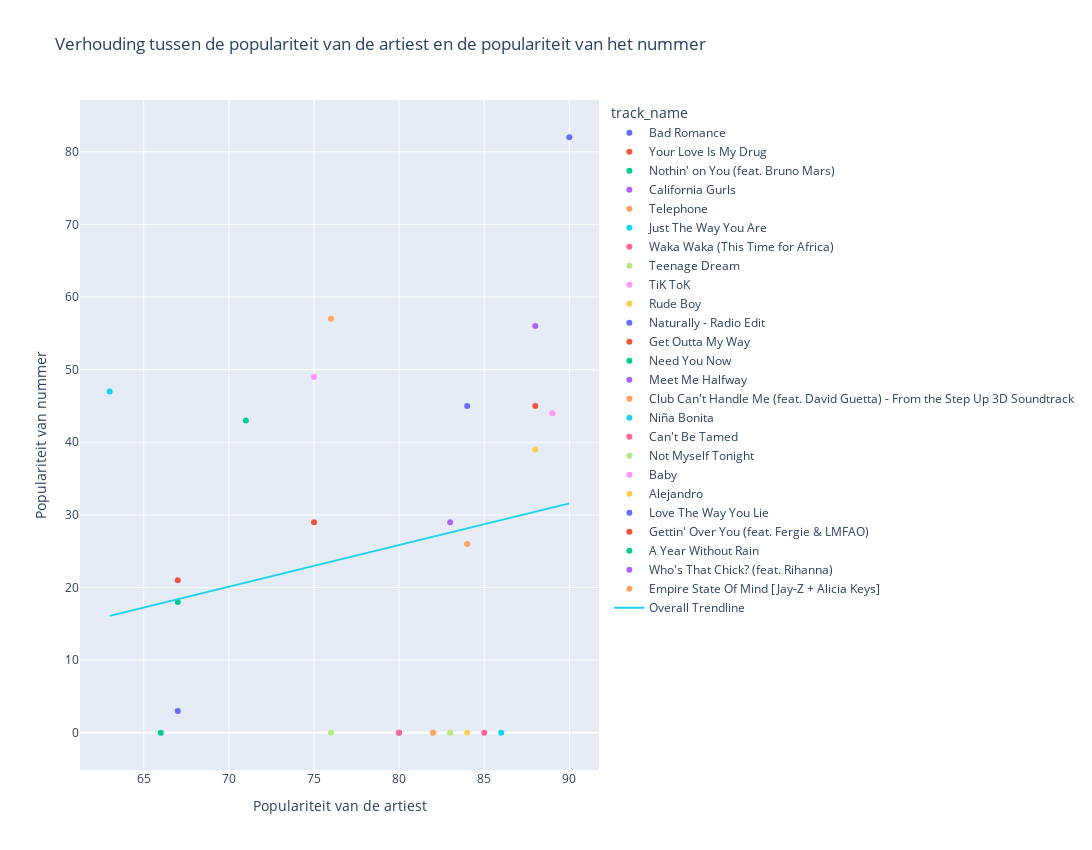

The notebook cell this image was saved under:
### Code cell
#Hier geven we de populariteit per track weer in verhouding met de populariteit van de artiesten.
#In de plot is te zien dat het niet zo uitmaakt hoe populair de artiest is om een hit te scoren.
#Uitzondering (Love The Way You Lie) 
fig = px.scatter(df2, x="artist_pop",
                 y="track_pop",
                 trendline="ols",
                 color="track_name",
                 trendline_scope="overall",
                 labels={'track_pop':'Populariteit van nummer', 'artist_pop':'Populariteit van de artiest'},
                 title="Verhouding tussen de populariteit van de artiest en de populariteit van het nummer",
                 width=1200,
                 height=850,
                )

### Figure 1 — Plotly figure (JSON) as saved in the notebook; plotly's stock layout.template omitted (floating-point values rounded to 4 significant figures)
{"data": [{"hovertemplate": "track_name=Bad Romance<br>Populariteit van de artiest=%{x}<br>Populariteit van nummer=%{y}<extra></extra>", "legendgroup": "Bad Romance", "marker": {"color": "#636efa", "symbol": "circle"}, "mode": "markers", "name": "Bad Romance", "orientation": "v", "showlegend": true, "type": "scatter", "x": [84], "xaxis": "x", "y": [45], "yaxis": "y"}, {"hovertemplate": "track_name=Your Love Is My Drug<br>Populariteit van de artiest=%{x}<br>Populariteit van nummer=%{y}<extra></extra>", "legendgroup": "Your Love Is My Drug", "marker": {"color": "#EF553B", "symbol": "circle"}, "mode": "markers", "name": "Your Love Is My Drug", "orientation": "v", "showlegend": true, "type": "scatter", "x": [75], "xaxis": "x", "y": [29], "yaxis": "y"}, {"hovertemplate": "track_name=Nothin' on You (feat. Bruno Mars)<br>Populariteit van de artiest=%{x}<br>Populariteit van nummer=%{y}<extra></extra>", "legendgroup": "Nothin' on You (feat. Bruno Mars)", "marker": {"color": "#00cc96", "symbol": "circle"}, "mode": "markers", "name": "Nothin' on You (feat. Bruno Mars)", "orientation": "v", "showlegend": true, "type": "scatter", "x": [71], "xaxis": "x", "y": [43], "yaxis": "y"}, {"hovertemplate": "track_name=California Gurls<br>Populariteit van de artiest=%{x}<br>Populariteit van nummer=%{y}<extra></extra>", "legendgroup": "California Gurls", "marker": {"color": "#ab63fa", "symbol": "circle"}, "mode": "markers", "name": "California Gurls", "orientation": "v", "showlegend": true, "type": "scatter", "x": [83], "xaxis": "x", "y": [29], "yaxis": "y"}, {"hovertemplate": "track_name=Telephone<br>Populariteit van de artiest=%{x}<br>Populariteit van nummer=%{y}<extra></extra>", "legendgroup": "Telephone", "marker": {"color": "#FFA15A", "symbol": "circle"}, "mode": "markers", "name": "Telephone", "orientation": "v", "showlegend": true, "type": "scatter", "x": [84], "xaxis": "x", "y": [26], "yaxis": "y"}, {"hovertemplate": "track_name=Just The Way You Are<br>Populariteit van de artiest=%{x}<br>Populariteit van nummer=%{y}<extra></extra>", "legendgroup": "Just The Way You Are", "marker": {"color": "#19d3f3", "symbol": "circle"}, "mode": "markers", "name": "Just The Way You Are", "orientation": "v", "showlegend": true, "type": "scatter", "x": [86], "xaxis": "x", "y": [0], "yaxis": "y"}, {"hovertemplate": "track_name=Waka Waka (This Time for Africa)<br>Populariteit van de artiest=%{x}<br>Populariteit van nummer=%{y}<extra></extra>", "legendgroup": "Waka Waka (This Time for Africa)", "marker": {"color": "#FF6692", "symbol": "circle"}, "mode": "markers", "name": "Waka Waka (This Time for Africa)", "orientation": "v", "showlegend": true, "type": "scatter", "x": [85], "xaxis": "x", "y": [0], "yaxis": "y"}, {"hovertemplate": "track_name=Teenage Dream<br>Populariteit van de artiest=%{x}<br>Populariteit van nummer=%{y}<extra></extra>", "legendgroup": "Teenage Dream", "marker": {"color": "#B6E880", "symbol": "circle"}, "mode": "markers", "name": "Teenage Dream", "orientation": "v", "showlegend": true, "type": "scatter", "x": [83], "xaxis": "x", "y": [0], "yaxis": "y"}, {"hovertemplate": "track_name=TiK ToK<br>Populariteit van de artiest=%{x}<br>Populariteit van nummer=%{y}<extra></extra>", "legendgroup": "TiK ToK", "marker": {"color": "#FF97FF", "symbol": "circle"}, "mode": "markers", "name": "TiK ToK", "orientation": "v", "showlegend": true, "type": "scatter", "x": [75], "xaxis": "x", "y": [49], "yaxis": "y"}, {"hovertemplate": "track_name=Rude Boy<br>Populariteit van de artiest=%{x}<br>Populariteit van nummer=%{y}<extra></extra>", "legendgroup": "Rude Boy", "marker": {"color": "#FECB52", "symbol": "circle"}, "mode": "markers", "name": "Rude Boy", "orientation": "v", "showlegend": true, "type": "scatter", "x": [88], "xaxis": "x", "y": [39], "yaxis": "y"}, {"hovertemplate": "track_name=Naturally - Radio Edit<br>Populariteit van de artiest=%{x}<br>Populariteit van nummer=%{y}<extra></extra>", "legendgroup": "Naturally - Radio Edit", "marker": {"color": "#636efa", "symbol": "circle"}, "mode": "markers", "name": "Naturally - Radio Edit", "orientation": "v", "showlegend": true, "type": "scatter", "x": [67], "xaxis": "x", "y": [3], "yaxis": "y"}, {"hovertemplate": "track_name=Get Outta My Way<br>Populariteit van de artiest=%{x}<br>Populariteit van nummer=%{y}<extra></extra>", "legendgroup": "Get Outta My Way", "marker": {"color": "#EF553B", "symbol": "circle"}, "mode": "markers", "name": "Get Outta My Way", "orientation": "v", "showlegend": true, "type": "scatter", "x": [67], "xaxis": "x", "y": [21], "yaxis": "y"}, {"hovertemplate": "track_name=Need You Now<br>Populariteit van de artiest=%{x}<br>Populariteit van nummer=%{y}<extra></extra>", "legendgroup": "Need You Now", "marker": {"color": "#00cc96", "symbol": "circle"}, "mode": "markers", "name": "Need You Now", "orientation": "v", "showlegend": true, "type": "scatter", "x": [66], "xaxis": "x", "y": [0], "yaxis": "y"}, {"hovertemplate": "track_name=Meet Me Halfway<br>Populariteit van de artiest=%{x}<br>Populariteit van nummer=%{y}<extra></extra>", "legendgroup": "Meet Me Halfway", "marker": {"color": "#ab63fa", "symbol": "circle"}, "mode": "markers", "name": "Meet Me Halfway", "orientation": "v", "showlegend": true, "type": "scatter", "x": [80], "xaxis": "x", "y": [0], "yaxis": "y"}, {"hovertemplate": "track_name=Club Can't Handle Me (feat. David Guetta) - From the Step Up 3D Soundtrack<br>Populariteit van de artiest=%{x}<br>Populariteit van nummer=%{y}<extra></extra>", "legendgroup": "Club Can't Handle Me (feat. David Guetta) - From the Step Up 3D Soundtrack", "marker": {"color": "#FFA15A", "symbol": "circle"}, "mode": "markers", "name": "Club Can't Handle Me (feat. David Guetta) - From the Step Up 3D Soundtrack", "orientation": "v", "showlegend": true, "type": "scatter", "x": [76], "xaxis": "x", "y": [57], "yaxis": "y"}, {"hovertemplate": "track_name=Niña Bonita<br>Populariteit van de artiest=%{x}<br>Populariteit van nummer=%{y}<extra></extra>", "legendgroup": "Niña Bonita", "marker": {"color": "#19d3f3", "symbol": "circle"}, "mode": "markers", "name": "Niña Bonita", "orientation": "v", "showlegend": true, "type": "scatter", "x": [63], "xaxis": "x", "y": [47], "yaxis": "y"}, {"hovertemplate": "track_name=Can't Be Tamed<br>Populariteit van de artiest=%{x}<br>Populariteit van nummer=%{y}<extra></extra>", "legendgroup": "Can't Be Tamed", "marker": {"color": "#FF6692", "symbol": "circle"}, "mode": "markers", "name": "Can't Be Tamed", "orientation": "v", "showlegend": true, "type": "scatter", "x": [80], "xaxis": "x", "y": [0], "yaxis": "y"}, {"hovertemplate": "track_name=Not Myself Tonight<br>Populariteit van de artiest=%{x}<br>Populariteit van nummer=%{y}<extra></extra>", "legendgroup": "Not Myself Tonight", "marker": {"color": "#B6E880", "symbol": "circle"}, "mode": "markers", "name": "Not Myself Tonight", "orientation": "v", "showlegend": true, "type": "scatter", "x": [76], "xaxis": "x", "y": [0], "yaxis": "y"}, {"hovertemplate": "track_name=Baby<br>Populariteit van de artiest=%{x}<br>Populariteit van nummer=%{y}<extra></extra>", "legendgroup": "Baby", "marker": {"color": "#FF97FF", "symbol": "circle"}, "mode": "markers", "name": "Baby", "orientation": "v", "showlegend": true, "type": "scatter", "x": [89], "xaxis": "x", "y": [44], "yaxis": "y"}, {"hovertemplate": "track_name=Alejandro<br>Populariteit van de artiest=%{x}<br>Populariteit van nummer=%{y}<extra></extra>", "legendgroup": "Alejandro", "marker": {"color": "#FECB52", "symbol": "circle"}, "mode": "markers", "name": "Alejandro", "orientation": "v", "showlegend": true, "type": "scatter", "x": [84], "xaxis": "x", "y": [0], "yaxis": "y"}, {"hovertemplate": "track_name=Love The Way You Lie<br>Populariteit van de artiest=%{x}<br>Populariteit van nummer=%{y}<extra></extra>", "legendgroup": "Love The Way You Lie", "marker": {"color": "#636efa", "symbol": "circle"}, "mode": "markers", "name": "Love The Way You Lie", "orientation": "v", "showlegend": true, "type": "scatter", "x": [90], "xaxis": "x", "y": [82], "yaxis": "y"}, {"hovertemplate": "track_name=Gettin' Over You (feat. Fergie & LMFAO)<br>Populariteit van de artiest=%{x}<br>Populariteit van nummer=%{y}<extra></extra>", "legendgroup": "Gettin' Over You (feat. Fergie & LMFAO)", "marker": {"color": "#EF553B", "symbol": "circle"}, "mode": "markers", "name": "Gettin' Over You (feat. Fergie & LMFAO)", "orientation": "v", "showlegend": true, "type": "scatter", "x": [88], "xaxis": "x", "y": [45], "yaxis": "y"}, {"hovertemplate": "track_name=A Year Without Rain<br>Populariteit van de artiest=%{x}<br>Populariteit van nummer=%{y}<extra></extra>", "legendgroup": "A Year Without Rain", "marker": {"color": "#00cc96", "symbol": "circle"}, "mode": "markers", "name": "A Year Without Rain", "orientation": "v", "showlegend": true, "type": "scatter", "x": [67], "xaxis": "x", "y": [18], "yaxis": "y"}, {"hovertemplate": "track_name=Who's That Chick? (feat. Rihanna)<br>Populariteit van de artiest=%{x}<br>Populariteit van nummer=%{y}<extra></extra>", "legendgroup": "Who's That Chick? (feat. Rihanna)", "marker": {"color": "#ab63fa", "symbol": "circle"}, "mode": "markers", "name": "Who's That Chick? (feat. Rihanna)", "orientation": "v", "showlegend": true, "type": "scatter", "x": [88], "xaxis": "x", "y": [56], "yaxis": "y"}, {"hovertemplate": "track_name=Empire State Of Mind [Jay-Z + Alicia Keys]<br>Populariteit van de artiest=%{x}<br>Populariteit van nummer=%{y}<extra></extra>", "legendgroup": "Empire State Of Mind [Jay-Z + Alicia Keys]", "marker": {"color": "#FFA15A", "symbol": "circle"}, "mode": "markers", "name": "Empire State Of Mind [Jay-Z + Alicia Keys]", "orientation": "v", "showlegend": true, "type": "scatter", "x": [82], "xaxis": "x", "y": [0], "yaxis": "y"}, {"hovertemplate": "<b>OLS trendline</b><br>track_pop = 0.573536 * artist_pop + -20.0352<br>R<sup>2</sup>=0.037996<br><br>Populariteit van de artiest=%{x}<br>Populariteit van nummer=%{y} <b>(trend)</b><extra></extra>", "legendgroup": "Overall Trendline", "line": {"color": "#19d3f3"}, "mode": "lines", "name": "Overall Trendline", "showlegend": true, "type": "scatter", "x": [63, 66, 67, 67, 67, 71, 75, 75, 76, 76, 80, 80, 82, 83, 83, 84, 84, 84, 85, 86, 88, 88, 88, 89, 90], "xaxis": "x", "y": [16.1, 17.82, 18.39, 18.39, 18.39, 20.69, 22.98, 22.98, 23.55, 23.55, 25.85, 25.85, 26.99, 27.57, 27.57, 28.14, 28.14, 28.14, 28.72, 29.29, 30.44, 30.44, 30.44, 31.01, 31.58], "yaxis": "y"}], "layout": {"height": 850, "legend": {"title": {"text": "track_name"}, "tracegroupgap": 0}, "title": {"text": "Verhouding tussen de populariteit van de artiest en de populariteit van het nummer"}, "width": 1700, "xaxis": {"anchor": "y", "domain": [0, 1], "title": {"text": "Populariteit van de artiest"}}, "yaxis": {"anchor": "x", "domain": [0, 1], "title": {"text": "Populariteit van nummer"}}}}
